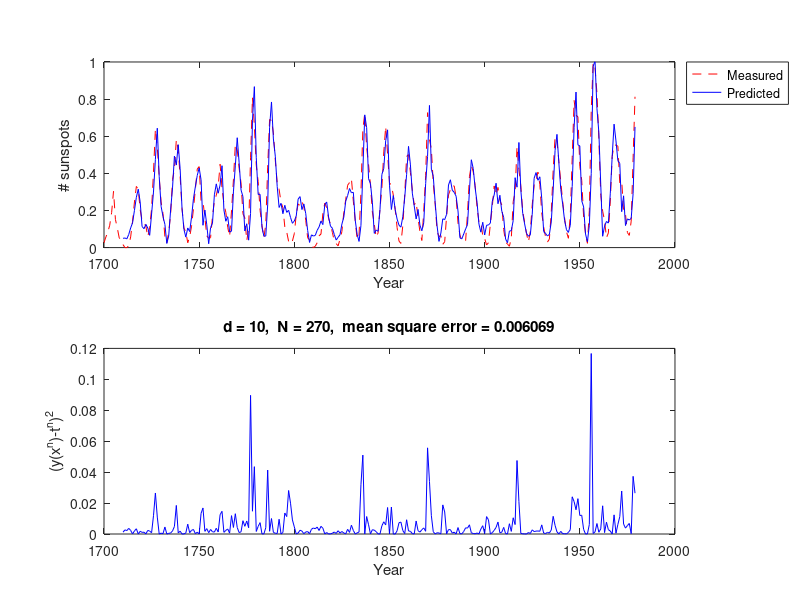

MATLAB code for this plot:
% MATLAB program for exercise 3 in course 02457
% This program is for part 2 out of 3 
%
% "main3b" illustrates the use of a linear model in a single 
% layer network to model the number of sunspots.
% 
% The parameters that should be changed are
%   d : The number of dimensions of the training-set.

%   (c) Karam Sidaros, September 1999.
%  Uses 
%


%%%%%%%%%%%%%%%%%%%%%%%%% Part 2 %%%%%%%%%%%%%%%%%%%%%%%%%%%
%%%%%%%%%%%%%%%%%%%%%  Linear Models %%%%%%%%%%%%%%%%%%%%%%%
%%%%%%%%%%%%%%%%%%%%%%%%%%%%%%%%%%%%%%%%%%%%%%%%%%%%%%%%%%%%
warning off

%%%%%%%%%%%%%%%%%%%%%%% Parameters %%%%%%%%%%%%%%%%%%%%%%%%%%%%%
d = 10;             % Number of dimensions
S = load('sp.dat'); % Load sunspot data-set
year = S(:,1);  
S = S(:,2);

%S(1:d)=10*randn(1,d);
d
  
%%%%%%%%%%%%%%%%%%%%%%%%%%%%%%%%%%%%%%%%%%%%%%%%%%%%%%%%%

N = length(S)-d;
T = S(d+1:length(S));
X = ones(N,1);
for a = 1:N
  X(a,2:d+1) = S(a:a+d-1)';
end

w = pinv(X)*T;
%w = inv(X'*X)*X'*T

Y = X*w;
err = mean((Y-T).^2);
%%%%%%%%%%%%%%%%%%%%%% Results %%%%%%%%%%%%%%%%%%%
disp('The calculated weight-vector is ');
w
disp('The training error is');
err

%%%%%%%%%%%%%%%%%%% Plotting 3D %%%%%%%%%%%%%%%%%%%

figure(1)
% clf
% h=get(gcf,'Position');
% h0 = get(0,'defaultfigureposition');
% h(3:4)=[1 1.5].*h0(3:4);
% set(gcf,'Position',h);
% set(gcf,'PaperUnits','centimeters');
% set(gcf,'PaperType','a4');
% set(gcf,'PaperOrientation','portrait');
% set(gcf,'PaperPosition',[1 4 19 21]);

subplot( 2,1,1)
  plot(year,S,'r--',year(d+1:N+d),Y,'b-');
  ylim([0 1]);
  xlabel('Year');
  ylabel('# sunspots');
  legend('Measured','Predicted','location','bestoutside');

subplot(2,1,2)
  plot(year(d+1:N+d),(Y-T).^2,'b-');
  xlabel('Year');
  ylabel('(y(x^n)-t^n)^2')
  title(['d = ',num2str(d),',  N = ',num2str(N),',  mean square error = ',num2str(err)]);





